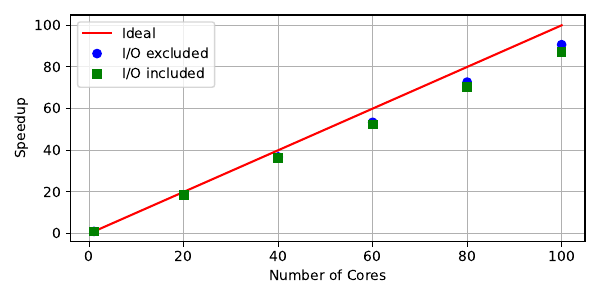

Source code (Python):
#!/usr/bin/env python3

import numpy as np
from matplotlib import pyplot as plt

def S(seconds):
  return seconds[0] / seconds

def E(seconds, n_cores):
  return seconds[0] / seconds / n_cores

if __name__ == '__main__':
  n_cores = np.array([1, 20, 40, 60, 80, 100])
  t100 = np.array([17652.2, 960.443, 491.070, 335.651, 251.548, 202.789])
  t199 = np.array([35324.5, 1912.365, 971.710, 666.548, 494.541, 397.641])
  t200 = np.array([35519.3, 1926.584, 983.933, 676.930, 504.951, 408.126])

  plt.figure(figsize=(6,3))
  plt.grid()
  plt.xlabel('Number of Cores')
  plt.ylabel('Speedup')
  plt.plot(n_cores, n_cores, 'r-', label='Ideal')
  plt.plot(n_cores, S(t199 - t100), 'bo', label='I/O excluded')
  plt.plot(n_cores, S(t200 - t100), 'gs', label='I/O included')
  plt.legend()
  plt.tight_layout()
  # plt.show()
  plt.savefig('./speedup.pdf')

  plt.figure(figsize=(6,3))
  plt.grid()
  plt.xlabel('Number of Cores')
  plt.ylabel('Efficiency (%)')
  plt.plot(n_cores, E(t199 - t100, n_cores) * 100, 'bo-', label='I/O excluded')
  plt.plot(n_cores, E(t200 - t100, n_cores) * 100, 'gs-', label='I/O included')
  plt.legend()
  plt.tight_layout()
  # plt.show()
  plt.savefig('./efficiency.pdf')
